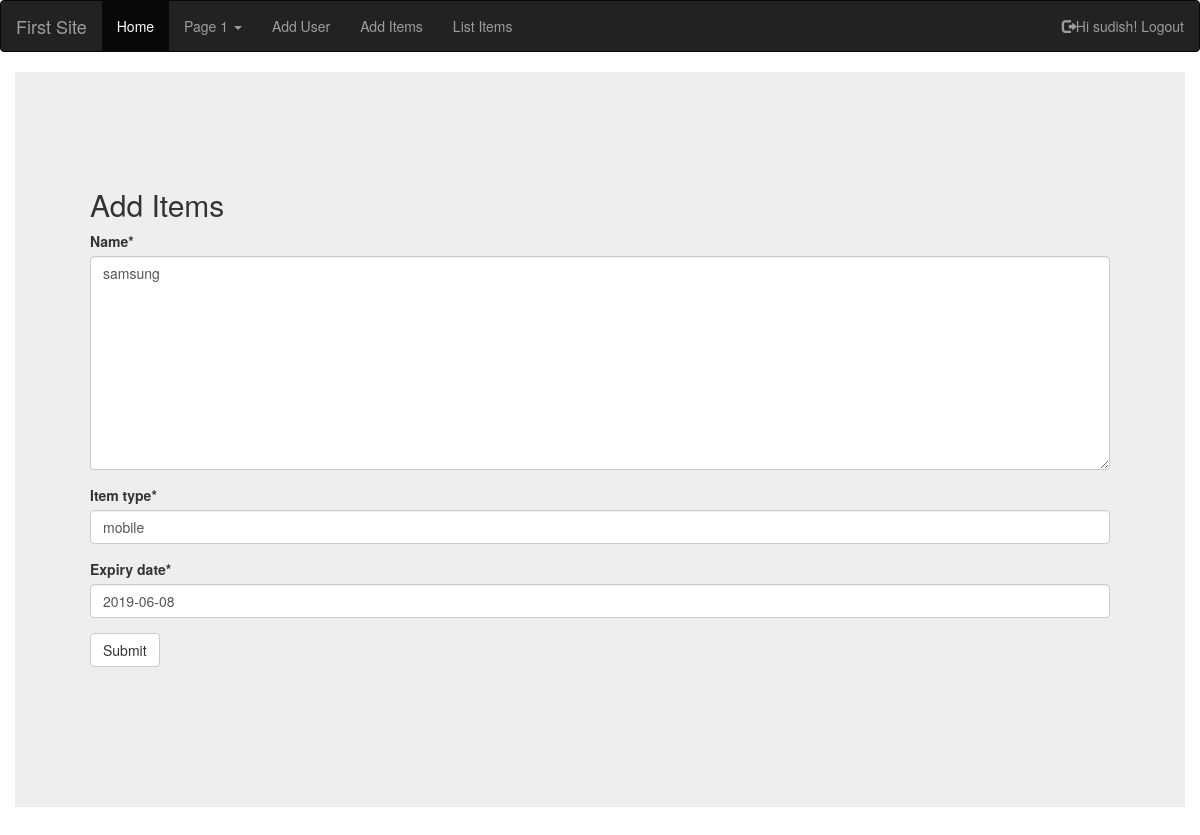
Page /firstapp/additems/edit/2 (signed in) on the committed database.
### firstapp/models.py (models this page shows, shortened)
class Items(models.Model):
    name =models.TextField()
    item_type =models.CharField(max_length=100)
    expiry_date =models.DateField()

### firstapp/views.py (the view)
# urls.py: path('additems', views.additems),
@login_required(login_url='/auth/login')
def additems(req,action,oid):
    if (action=="edit" or action=="add"):
        if action=="edit":
            items =models.Items.objects.get(pk=oid)
            form = itemform(req.POST or None, instance=items)
        else:
            form = itemform(req.POST)
            if not(form.is_valid()):
                form = itemform()
        d={
            "form": form
        }
        if form.is_valid():
            form.save()
            return HttpResponseRedirect('/firstapp/listitems')
        return render(req, 'additems.html',d)
    elif action=="del":
        models.Items.objects.get(pk=oid).delete()
        return HttpResponseRedirect('/firstapp/listitems')
    else:
        form = itemform()
        return render(req, 'additems.html', {'form': form})

### firstapp/forms.py
class itemform(forms.ModelForm):
    class Meta:
        model = models.Items
        fields = ['name', 'item_type', 'expiry_date']

### firstapp/Templates/addItems.html (shortened to what this page needs)
{% extends 'base.html' %}
{% block body %}
{% load crispy_forms_tags %}
<div class="mt-100">
    <div class="container jumbotron">
        <h2>Add Items</h2>
        <form method="post">
            {{ form | crispy}}
            <button type="submit" class="btn btn-default">Submit</button>
        </form>
    </div>
</div>
{% endblock %}

### firstapp/Templates/base.html (shortened to what this page needs)
<html>
<head>
     <link rel="stylesheet" href="https://maxcdn.bootstrapcdn.com/bootstrap/3.4.0/css/bootstrap.min.css">
</head>
</head>
<body >
<nav class="navbar navbar-inverse">
    <div class="container-fluid">
        <div class="navbar-header">
            <a class="navbar-brand" href="#">First Site</a>
        </div>
        <ul class="nav navbar-nav">
            <li class="active"><a href="/">Home</a></li>
            <li class="dropdown"><a class="dropdown-toggle" data-toggle="dropdown" href="#">Page 1 <span
                        class="caret"></span></a>
            </li>
            {% if user.is_authenticated %}
            <li><a href="/firstapp/addusers">Add User</a></li>
            <li><a href="/firstapp/additems/add/0">Add Items</a></li>
            <li><a href="/firstapp/listitems">List Items</a></li>
            {% endif %}
        </ul>
        <ul class="nav navbar-nav navbar-right">
            {% if user.is_authenticated %}
            <li><a href="{% url 'logout' %}"><span class="glyphicon glyphicon-log-out"></span>Hi {{ user.username }}! Logout</a></li>
            {% else %}
            <li><a href="{% url 'signup' %}"><span class="glyphicon glyphicon-user"></span> Sign Up</a></li>
            <li><a href="{% url 'login' %}"><span class="glyphicon glyphicon-log-in"></span> Login</a></li>
            {% endif %}
        </ul>
    </div>
</nav>
<div class="container jumbotron">
    {% block body %}{% endblock %}
</div>
</body>
</html>

### rows in the picture
Items: name "samsung", item_type "mobile", expiry_date "2019-06-08"

### other values in the picture
{{ user.username }} "sudish"
